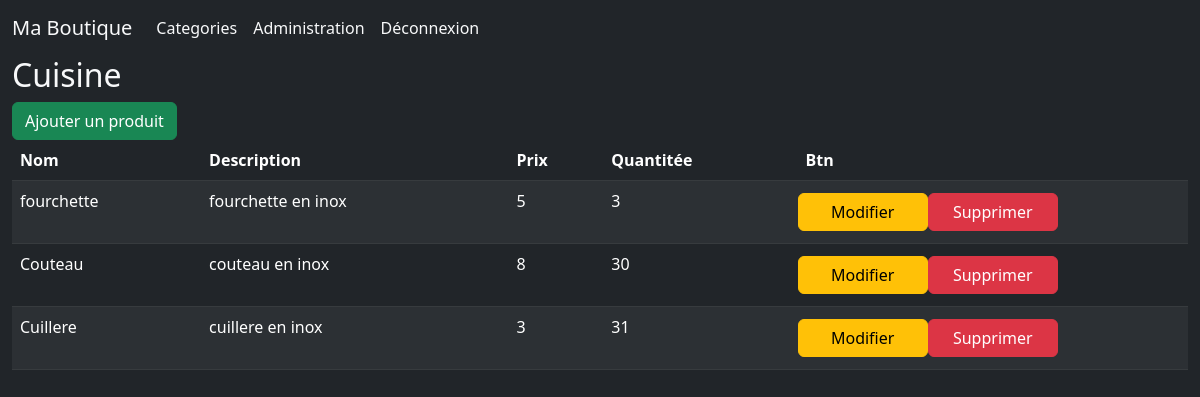
The app's page /index.php?page=produit&action=list_by_categorie&categorie=3 (signed in) with its own data.
### tables this page shows
CREATE TABLE `categories` (
  `id` int(11) NOT NULL,
  `nom` varchar(255) NOT NULL
);

CREATE TABLE `produits` (
  `id` int(11) NOT NULL,
  `nom` varchar(255) NOT NULL,
  `description` varchar(255) NOT NULL,
  `quantite` int(11) NOT NULL,
  `prix` int(11) NOT NULL,
  `categorie` int(11) NOT NULL
);

### controllers/ProduitController.php (called while the page is built, shortened)
<?php
    class ProduitController extends ProduitManager{
        public function getProduitByCategorie($id_categorie){
            $catManager = new CategorieManager();
            $cat = $catManager->findOneById($id_categorie);
            $produits = $this->findByCategorie($id_categorie);
            require 'views/produit/list_by_categorie.php';
            $vue = ob_get_clean();
            return $vue;
        }
    }

### class/BDD.php (called while the page is built, shortened)
<?php
class BDD{
    private $host = 'localhost';
    private $database = 'maboutique';
    private $user = 'root';
    private $pwd = '';
    protected $co = false;
    public function __construct(){
        if(!$this->co){
            try{
                $this->co = new PDO('mysql:host='.$this->host.';dbname='.$this->database,$this->user,$this->pwd);
                $this->co->setAttribute(PDO::ATTR_ERRMODE,PDO::ERRMODE_EXCEPTION);
            }catch(Exception $e){
                die($e->getMessage());
            }
        }
    }
}

### models/CategorieManager.php (called while the page is built, shortened)
<?php
    class CategorieManager extends BDD{
        public function findOneById($id){
            $sql = 'SELECT * from categories WHERE id = :id';
            $select= $this->co->prepare($sql);
            $select->execute(['id' => $id]);
            return $select->fetch();
        }
    }

### models/ProduitManager.php (called while the page is built, shortened)
<?php
class ProduitManager extends BDD{
    public function findByCategorie($id_marque){
        $sql = 'SELECT * FROM produits WHERE categorie = :id';
        $select = $this->co->prepare($sql);
        $select->execute(['id'=>$id_marque]);
        return $select->fetchAll();
    }
}

### views/produit/list_by_categorie.php (the view)
<h2><?= $cat['nom'];?></h2>
<?= (!empty($_SESSION) && $_SESSION['admin'] === true) ? '<a class="btn btn-success" href="?page=produit&action=add&categorie='.$_GET["categorie"].'">Ajouter un produit</a>' : '';?>
<?php
if(!empty($produits)){
    ?>
    <table class="table table-dark table-striped">
        <thead>
            <tr>
                <th>Nom</th>
                <th>Description</th>
                <th>Prix</th>
                <th>Quantitée</th>
                <th>Btn</th>
            </tr>
        </thead>
        <tbody><?php
        foreach($produits as $produit)
        {
            ?>
            <tr>
            <td><p><?=$produit['nom'];?></p></td>
            <td><p><?=$produit['description'];?></p></td>
            <td><p><?=$produit['prix'];?></p></td>
            <td><p><?=$produit['quantite'];?></p></td>
            <td><div class="row p-1">
                <?php
                if(!empty($_SESSION) && $_SESSION['admin'] === true)
                {
                    ?>
                    <a class="btn btn-warning col-12 col-sm-6 col-lg-4" href="?page=produit&action=update&produit=<?=$produit['id'];?>">Modifier</a>
                    <a class="btn btn-danger col-12 col-sm-5 col-lg-4" href="?page=produit&action=delete&produit=<?=$produit['id'];?>&categorie=<?=$_GET['categorie'];?>">Supprimer</a>
                <?php
                }
                ?>
            </div></td>
            </tr>
            <?php
        }
        ?>
        </tbody>
    </table>
    <?php
}else{
    echo "<p>Il n'y a pas de produit associé a cette categorie</p>";
}

### records on screen
categories: nom "Cuisine"
produits: nom "fourchette", description "fourchette en inox", prix "5", quantite "3"
produits: nom "Couteau", description "couteau en inox", prix "8", quantite "30"
produits: nom "Cuillere", description "cuillere en inox", prix "3", quantite "31"
